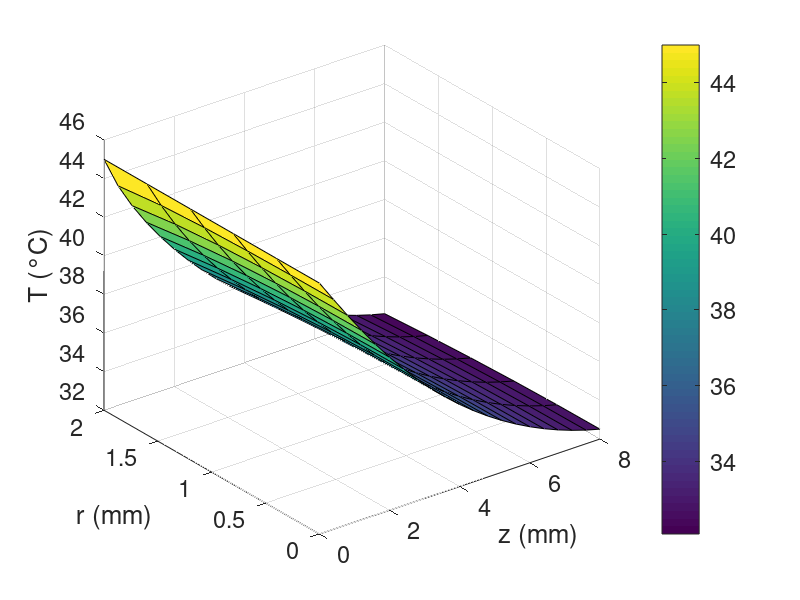

Write the MATLAB code that produced this figure.
%% LaCoSTe 2020/2021 
%% Lab 9 Ex 7 - Soluzioni, Gianmarco Lorenti

clc;clear all;close all;

set(0,'defaultlinelinewidth',3);
set(0,'defaulttextfontsize',17);
set(0,'defaultaxesfontsize',17);

% Una piastra (k = 10 [W/m/K]) è rinforzata da una serie di nervature 
% longitudinali a sezione rettangolare di lunghezza L = 8 [mm] e spessore
% w = 4 [mm]. La base del piatto è mantenuta alla temperatura costante 
% Tb = 45°C, mentre le superfici delle nervature sono esposte all’aria a 
% temperatura Tinf = 25°C e coefficiente di scambio termico h = 600 [W/m2/K].
 
% a. Usando il metodo delle differenze finite calcola la distribuzione di 
%    temperatura e il calore scambiato alla base della nervatura.
% b. Valuta l’accuratezza della soluzione con uno studio di grid 
%    independence

%% Dati in input

% Nervature
LL = 8e-3; %Lunghezza (m)
ww = 4e-3; %Spessore (m)

kk = 10; %Conducibilità termica (W/m K)

Tb = 45 + 273.15; %Temperatura alla base (K)

% Scambio termico con l'aria
hh = 600; %Coefficiente di scambio termico co l'aria (W/m2 K)
Tinf = 25 + 273.15; %Temperatura indisturbata dell'aria (K)

%% Geometria e discretizzazione del dominio
% Per la simmetria del problema decido di dividere il dominio a metà lungo
% la coordinata dello spessore (y), considerandone solo metà. Dovrò tenerne 
% conto andando ad impostare una condizione al contorno di Neumann omogenea
% lungo il bordo sud.
% Creo una griglia rettangolare dove, in prima approssimazione scelgo i
% nodi lungo la coordinata y e quella x in modo che dx e dy abbiano lo
% stesso valore, visto che lo spessore e la lunghezza sono paragonabili.
% Faccio variare la coordinata x lungo xvec e quella y lungo yvec.

nx = 21; dx = LL/(nx-1); fprintf('dx: %f [m]\n',dx);
ny = 6; dy = ww/2/(ny-1); fprintf('dy: %f [m]\n',dy);

ntot = ny*nx; %Numero totale di nodi

xvec = linspace(0,LL,nx); 
yvec = linspace(0,ww/2,ny); %Considero solo metà dominio, per simmetria

% Creo le matrici che mi serviranno per rappresentare graficamente i
% risultati.
[xmat,ymat] = meshgrid(xvec,yvec);


%% Soluzione del problema: impostazione
% Il problema è lineare, quindi può essere risolto in modo relativamente
% facile. Devo scrivere una matrice AA dei coefficienti e un vettore bb dei
% termini noti che tengano conto dell'equazione di conduzione del calore
% (in due dimensioni) in ogni nodo e delle condizioni al contorno lungo i
% bordi.

% Relativamente a queste ultime, decido di far rientrare tutto il bordo
% ovest (compresi i vertici nord-ovest e sud-ovest)nella condizione di 
% Dirichlet, mentre per i vertici nord-est e sud-est vado a definire 
% condizioni ad-hoc. Riguardo al vertice sud-ovest, imposto la condizione 
% al contorno in modo che tenga conto del flusso convettivo e radiativo
% proveniente da est, e del flusso nullo a sud dovuto alla simmetria.

% Come ultimo richiamo, nelle equazioni scriverò i vari termini in modo da
% tenere ben distinte le diverse fonti (ad esempio scambio convettivo e
% radiativo), anche se questo dovesse significare costringere il programma
% a fare più operazioni non necessarie.


%% Creo la matrice dei coefficienti
% Attenzione al fatto che ci troviamo in coordinate cartesiane, per cui i
% termini dei coefficienti cambieranno!

AA = sparse([],[],[],ntot,ntot,5*ntot);
bb = zeros(ntot,1);

for iy = 2:ny- 1
    for ix = 2:nx - 1
        
        kc = (iy - 1)*nx + ix; %Nodo centrale (ix,iy)
        kw = kc - 1; %Nodo ad ovest(ix-1,iy)
        ks = kc - nx; %Nodo a sud (ix,iy-1)
        ke = kc + 1; %Nodo ad est(ix+1,iy)
        kn = kc + nx; %Nodo a nord (ix,iy+1)
        
        AA(kc,kc) = -2*kk*(1/dx^2 + 1/dy^2); %Nodo centrale (ix,iy)
        AA(kc,kw) = kk/dx^2; %Nodo ad ovest(ix-1,iy)
        AA(kc,ks) = kk/dy^2; %%Nodo a sud (ix,iy-1)
        AA(kc,ke) = kk/dx^2; %Nodo ad est(ix+1,iy)
        AA(kc,kn) = kk/dy^2; %Nodo a nord (ix,iy+1)
        
    end
end

%% Condizioni al contorno 
% Mi muovo in verso antioratio, partendo dal bordo ovest. In ogni caso,
% valgono le osservazioni fatte precedentemente sulle condizioni al
% contorno.


% Bordo ovest (compresi i vertici sud-ovest e nord-ovest): Dirichlet
ix = 1;
for iy = 1 : ny
    
    kc = (iy - 1)*nx + ix; %Nodo centrale (ix,iy)
    AA(kc,kc) = 1;
    bb(kc) = Tb;
    
end


% Bordo sud: Neumann omogenea
iy = 1;
for ix = 2 : nx - 1
    
    kc = (iy - 1)*nx + ix; %Nodo centrale (ix,iy)
    kw = kc - 1; %Nodo ad ovest(ix-1,iy)
    ke = kc + 1; %Nodo ad est(ix+1,iy)
    kn = kc + nx; %Nodo a nord (ix,iy+1)
   
    AA(kc,kc) = -2*(1/dx^2 + 1/dy^2);
    AA(kc,kw) = 1/dx^2; %Nodo ad ovest(ix-1,iy)
    AA(kc,ke) = 1/dx^2; %Nodo ad est(ix+1,iy)
    AA(kc,kn) = 2/dy^2; %Nodo a nord (ix,iy+1)
    
    bb(kc) = 0;
    
end


% Vertice sud-est: Robin ad ovest / Neumann omogenea a sud
iy = 1;
ix = nx;

kc = (iy - 1)*nx + ix; %Nodo centrale (ix,iy)
kw = kc - 1; %Nodo ad ovest(ix-1,iy)
kn = kc + nx; %Nodo a nord (ix,iy+1)

AA(kc,kc) = -(1/dx^2 + 1/dy^2 + hh/(kk*dx) + 0);
AA(kc,kw) = 1/dx^2; %Nodo ad ovest(ix-1,iy)
AA(kc,kn) = 1/dy^2; %Nodo a nord (ix,iy-1)

bb(kc) = -(hh/(kk*dx) + 0)*Tinf;


% Bordo est: Robin 
ix = nx;
for iy = 2 : ny - 1
    
     kc = (iy - 1)*nx + ix; %Nodo centrale (ix,iy)
     kw = kc - 1; %Nodo ad ovest(ix-1,iy)
     ks = kc - nx; %Nodo a sud (ix,iy-1)
     kn = kc + nx; %Nodo a nord (ix,iy+1)
    
     AA(kc,kc) = -2*(1/dx^2 + 1/dy^2 + hh/(kk*dx));
     AA(kc,kw) = 2/dx^2; %Nodo ad ovest(ix-1,y)
     AA(kc,ks) = 1/dy^2; %Nodo a sud (ix,iy-1)
     AA(kc,kn) = 1/dy^2; %Nodo a nord (ix,iy+1)
    
     bb(kc) = -2*hh/(kk*dx)*Tinf;
    
end


% Vertice nord-est: Robin a ovest / Robin a nord
iy = ny;
ix = nx;

kc = (iy - 1)*nx + ix; %Nodo centrale (ix,iy)
kw = kc -1; %Nodo ad ovest(ix-1,iy)
ks = kc - nx; %Nodo a sud (ix,iy-1)

AA(kc,kc) = -(1/dx^2 + 1/dy^2 + hh/(kk*dx) + hh/(kk*dy));
AA(kc,kw) = 1/dx^2; %Nodo ad ovest(ix-1,iy)
AA(kc,ks) = 1/dy^2; %Nodo a sud (ix,iy-1)

bb(kc) = -(hh/(kk*dx) + hh/(kk*dy))*Tinf;


% Bordo nord: Robin
iy = ny;
for ix = 2 : nx - 1
    
    kc = (iy - 1)*nx + ix; %Nodo centrale (ix,iy)
    kw = kc - 1; %Nodo ad ovest(ix-1,iy)
    ks = kc - nx; %Nodo a sud (ix,iy-1)
    ke = kc + 1; %Nodo ad est(ix+1,iy)

    AA(kc,kc) = -2*(1/dx^2 + 1/dy^2 + hh/(kk*dy));
    AA(kc,kw) = 1/dx^2; %Nodo ad ovest(ix-1,iy)
    AA(kc,ks) = 2/dy^2; %Nodo a sud (ix,iy-1)
    AA(kc,ke) = 1/dx^2; %Nodo ad est(ix+1,iy)
    
    bb(kc) = -2*hh/(kk*dy)*Tinf;
    
end

TT = AA\bb; %Temperatura dell'iterazione corrente (K), soluzione numerica


ix = 1;

iy = 1;
kc = (iy - 1)*nx + ix; ke = kc + 1; kn = kc + nx; %Nodi centrale, est, nord
qbase = 0 + kk*(dy*(TT(ke)-TT(kc))/dx + dx/2*(TT(kn)-TT(kc))/dy); %Calore scambiato al nodo sud (W/m)

for iy = 2 : ny - 1
    
    kc = (iy - 1)*nx + ix; %Nodo centrale (ix,iy)
    ks = kc - nx; %Nodo a sud(ix,iy-1)
    ke = kc + 1; %Nodo ad est(ix+1,iy)
    kn = kc + nx; %Nodo a nord (ix,iy+1)
    
    qbase = qbase + kk*(dx/2*(TT(ks)-TT(kc))/dy + dy*(TT(ke)-TT(kc))/dx +...
        dx/2*(TT(kn)-TT(kc))/dy); %Calore scambiato ad ogni nodo (W/m)
    
end

iy = ny;
kc = (iy - 1)*nx + ix; ks = kc - nx; ke = kc + 1; %Nodi centrale, sud, est
qbase = qbase + kk*(dx/2*(TT(ks)-TT(kc))/dy + dy*(TT(ke)-TT(kc))/dx); %Calore scambiato al nodo sud (W/m)


%% Post-process

% Distribuzione di temperatura 2D
figure('units','normalized','outerposition',[0 0.5 0.5 0.5]);
f1 = figure(1);

TTplot = reshape(TT,nx,ny);
surf(xmat*1e3,ymat*1e3,TTplot'-273.15);

xlabel('z (mm)');
ylabel('r (mm)');
zlabel('T (°C)');
colorbar;

print -f1 -depsc Lab9Ex8_figure1
